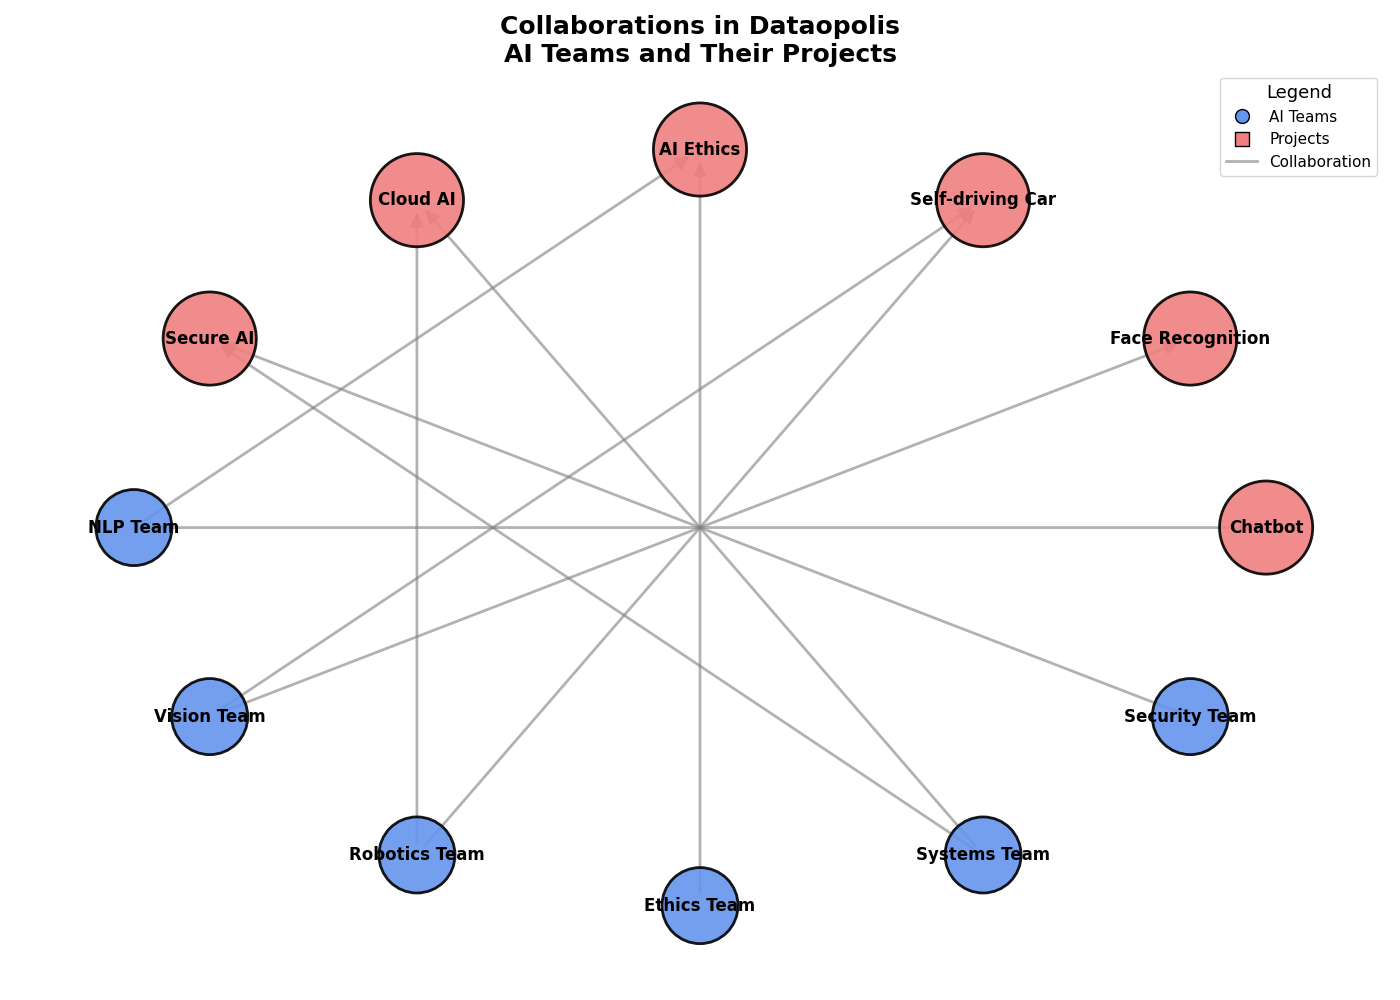

Write the Python code that produced this figure.
# Import necessary libraries
import matplotlib.pyplot as plt
import networkx as nx

# Define the AI teams (nodes) and the projects they work on
teams = [
    "NLP Team", "Vision Team", "Robotics Team", 
    "Ethics Team", "Systems Team", "Security Team"
]
projects = ["Chatbot", "Face Recognition", "Self-driving Car", "AI Ethics", "Cloud AI", "Secure AI"]

# Create a directed graph
G = nx.DiGraph()

# Add nodes
G.add_nodes_from(teams, type='team')
G.add_nodes_from(projects, type='project')

# Define edges showing AI teams' involvement in projects
edges = [
    ("NLP Team", "Chatbot"),
    ("NLP Team", "AI Ethics"),
    ("Vision Team", "Face Recognition"),
    ("Vision Team", "Self-driving Car"),
    ("Robotics Team", "Self-driving Car"),
    ("Robotics Team", "Cloud AI"),
    ("Ethics Team", "AI Ethics"),
    ("Systems Team", "Cloud AI"),
    ("Systems Team", "Secure AI"),
    ("Security Team", "Secure AI")
]

# Add edges to the graph
G.add_edges_from(edges)

# Define positions using a layout suitable for interconnected networks
pos = nx.shell_layout(G)

# Create figure and axis
fig, ax = plt.subplots(figsize=(14, 10))

# Define node attributes
node_colors = ['cornflowerblue' if G.nodes[node]['type'] == 'team' else 'lightcoral' for node in G.nodes()]
node_sizes = [3000 if G.nodes[node]['type'] == 'team' else 4500 for node in G.nodes()]

# Draw nodes
nx.draw_networkx_nodes(
    G, pos, node_size=node_sizes, node_color=node_colors, edgecolors='black', linewidths=2, alpha=0.9,
    node_shape='o'
)

# Draw directed edges
nx.draw_networkx_edges(
    G, pos, edgelist=edges, arrows=True, arrowstyle='-|>', arrowsize=20, width=2.0, edge_color='gray', alpha=0.6
)

# Draw node labels
nx.draw_networkx_labels(
    G, pos, font_size=12, font_weight='bold'
)

# Title
ax.set_title(
    'Collaborations in Dataopolis\nAI Teams and Their Projects',
    fontsize=18, fontweight='bold', ha='center'
)

# Remove axis
ax.axis('off')

# Legend
team_patch = plt.Line2D(
    [0], [0], marker='o', color='w', label='AI Teams', markersize=10, markerfacecolor='cornflowerblue', markeredgecolor='black'
)
project_patch = plt.Line2D(
    [0], [0], marker='s', color='w', label='Projects', markersize=10, markerfacecolor='lightcoral', markeredgecolor='black'
)
edge_patch = plt.Line2D([0], [0], linestyle='-', color='gray', lw=2, alpha=0.6, label='Collaboration')

plt.legend(
    handles=[team_patch, project_patch, edge_patch], loc='upper right', fontsize=11, title='Legend', title_fontsize=13
)

# Adjust layout
plt.tight_layout()

# Show the plot
plt.show()
